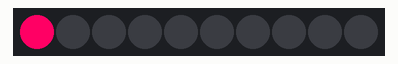
Simulated run of this sketch. Board: Arduino Uno, built with avr-gcc and run on an emulated ATmega328P. On the bench: 10 RGB LEDs in strip order, left to right.

Above: at 0.01 s.
At 0.4 s:
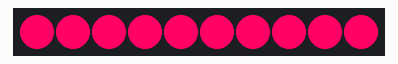

The sketch:

stripLED.ino
```cpp
#include <FastLED.h>
#define LED_PIN     9
#define NUM_LEDS    10
CRGB leds[NUM_LEDS];  //define

void setup() { //inital
  FastLED.addLeds<WS2812, LED_PIN, GRB>(leds, NUM_LEDS);
}
void loop() {
   for (int i = 0; i <= NUM_LEDS; i++) { //floating effect from https://howtomechatronics.com
    leds[i] = CRGB ( 255, 0, 100);
    FastLED.show();
    delay(40);
  }
  for (int i = NUM_LEDS; i >= 0; i--) {
    leds[i] = CRGB ( 100, 255, 0);
    FastLED.show();
    delay(40);
  }
  for (int i = 0; i <= 10; i++) { // flashing effect from Tony
    leds[0] = CRGB::White;
    leds[1] = CRGB::White;
    leds[2] = CRGB::White;
    leds[3] = CRGB::White;
    leds[4] = CRGB::White;
    leds[5] = CRGB::White;
    leds[6] = CRGB::White;
    leds[7] = CRGB::White;
    leds[8] = CRGB::White;
    leds[9] = CRGB::White;
    FastLED.show();
    delay(80);
    leds[0] = CRGB::Black;
    leds[1] = CRGB::Black;
    leds[2] = CRGB::Black;
    leds[3] = CRGB::Black;
    leds[4] = CRGB::Black;
    leds[5] = CRGB::Black;
    leds[6] = CRGB::Black;
    leds[7] = CRGB::Black;
    leds[8] = CRGB::Black;
    leds[9] = CRGB::Black;
    FastLED.show();
    delay(80);
  }
}
```
